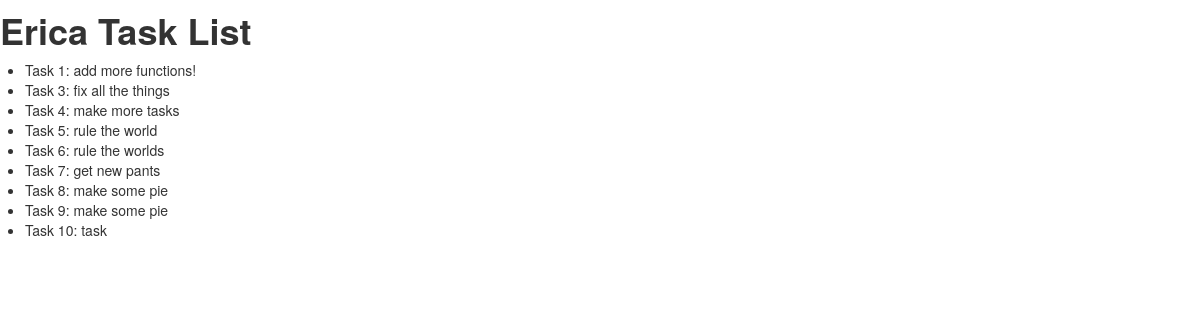
/tasks, run on an earlier commit of the app's database.
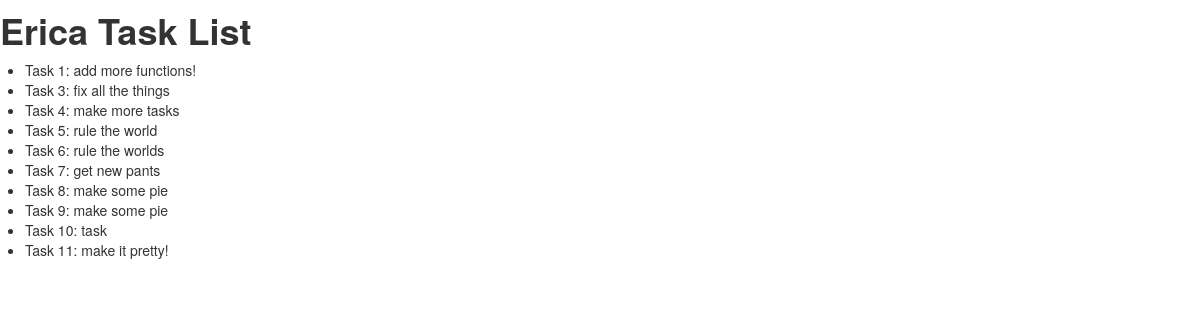
And on a later commit of the database.
### tables this page shows
CREATE TABLE `tasks` (
  `id` INTEGER primary key AUTOINCREMENT,
  `title` MEDIUMTEXT NULL DEFAULT NULL,
  `created_at` DATETIME NULL DEFAULT NULL,
  `completed_at` DATETIME NULL DEFAULT NULL,
  `user_id` INTEGER NULL DEFAULT NULL,
  FOREIGN KEY(user_id) REFERENCES `users`(`id`)
);

### tipsy.py (the view)
@app.route("/tasks")
def tasks():
    db = model.connect_db()
    tasks_from_db = model.get_tasks(db, None)
    return render_template('tasks.html', user_name="Erica", task_list=tasks_from_db)

### model.py (called while the page is built, shortened)
def connect_db():
    return sqlite3.connect("tipsy.db")

def get_tasks(db, u_id):
    c=db.cursor()
    fields = ['task id', 'title', 'date created', 'date completed', 'user id']
    tasks = []
    if u_id == None:
        query="""SELECT * FROM tasks"""
        c.execute(query)
        result=c.fetchall()
        for items in result:
            tasks.append(dict(zip(fields, items)))
        return tasks

### templates/tasks.html (shortened to what this page needs)
<html>
<head>
    <link rel="stylesheet" href="static/css/bootstrap.css" />
</head>
<body>
    <h1> {{ user_name }} Task List </h1>
<div>
    <ul>
    {% for item in task_list %}
        <li>Task {{item['task id'] }}: {{ item['title'] }}</li>
    {% endfor %}
    </ul>
</div>
</body>
</html>

What changed in the data, as far as the page shows it:
added tasks: id "11", title "make it pretty!"
